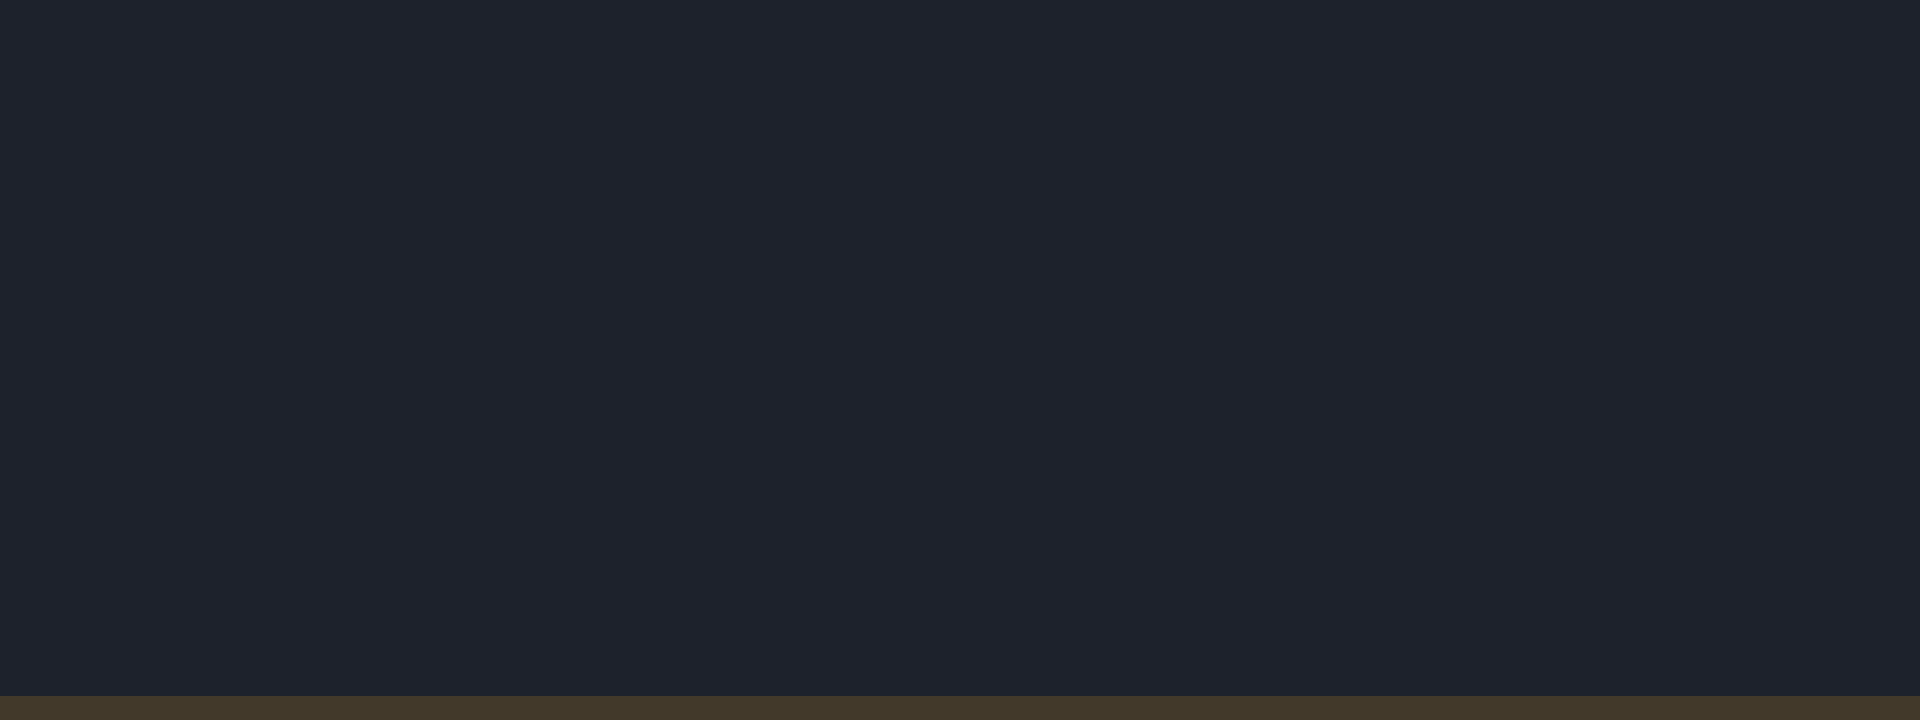

A 2D game scene composited from a Tiled map and its tileset images. What follows is a short description and the map's XML, with each tile layer's data collapsed to a summary:
An orthogonal 80x30 tile map with 24x24 px tiles, 1 tile layer (background) and 1 object.

<map version="1.0" orientation="orthogonal" width="80" height="30" tilewidth="24" tileheight="24">
 <tileset firstgid="1" name="vents" tilewidth="24" tileheight="24">
  <image source="../images/tilesets/vents.png" width="240" height="360" />
 </tileset>
 <layer name="background" width="80" height="30">
  <data>[2400 cells, 2400 non-empty, 2 distinct tile ids]</data>
 </layer>
 <objectgroup name="block" width="80" height="30">
  <object x="-6" y="697" width="1968" height="48" />
 </objectgroup>
</map>
